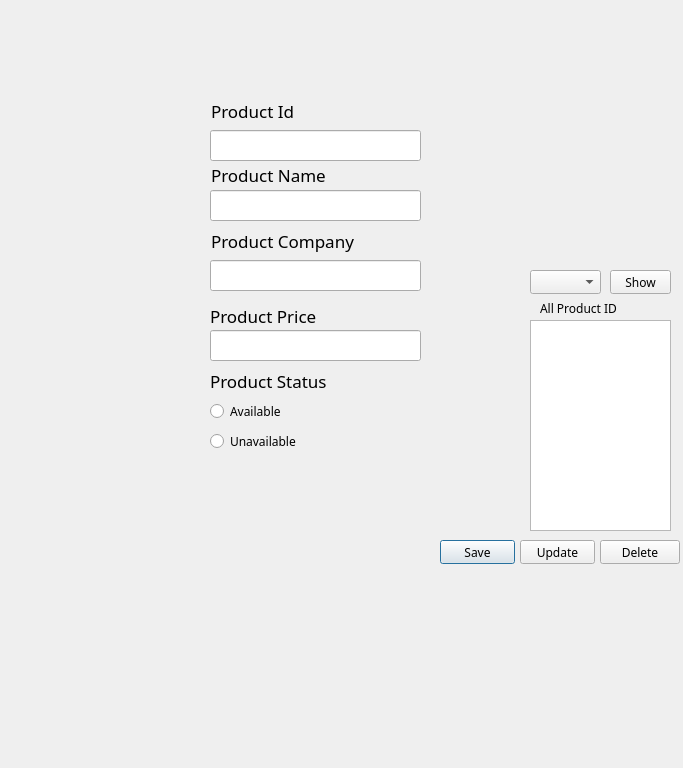
<?xml version="1.0" encoding="UTF-8"?>
<ui version="4.0">
 <class>addproduct</class>
 <widget class="QDialog" name="addproduct">
  <property name="geometry">
   <rect>
    <x>0</x>
    <y>0</y>
    <width>683</width>
    <height>768</height>
   </rect>
  </property>
  <property name="windowTitle">
   <string>Add Products</string>
  </property>
  <property name="windowIcon">
   <iconset>
    <normaloff>../pictures/minilogo_g9m_icon.ico</normaloff>../pictures/minilogo_g9m_icon.ico</iconset>
  </property>
  <widget class="QPushButton" name="pushButtonenter">
   <property name="geometry">
    <rect>
     <x>440</x>
     <y>540</y>
     <width>75</width>
     <height>24</height>
    </rect>
   </property>
   <property name="font">
    <font>
     <family>Audiowide</family>
    </font>
   </property>
   <property name="text">
    <string>Save</string>
   </property>
  </widget>
  <widget class="QPushButton" name="pushButtonupdate">
   <property name="geometry">
    <rect>
     <x>520</x>
     <y>540</y>
     <width>75</width>
     <height>24</height>
    </rect>
   </property>
   <property name="font">
    <font>
     <family>Audiowide</family>
    </font>
   </property>
   <property name="text">
    <string>Update</string>
   </property>
  </widget>
  <widget class="QPushButton" name="pushButtondelete">
   <property name="geometry">
    <rect>
     <x>600</x>
     <y>540</y>
     <width>80</width>
     <height>24</height>
    </rect>
   </property>
   <property name="font">
    <font>
     <family>Audiowide</family>
    </font>
   </property>
   <property name="text">
    <string>Delete</string>
   </property>
  </widget>
  <widget class="QListView" name="listView">
   <property name="geometry">
    <rect>
     <x>530</x>
     <y>320</y>
     <width>141</width>
     <height>211</height>
    </rect>
   </property>
   <property name="font">
    <font>
     <family>Audiowide</family>
    </font>
   </property>
  </widget>
  <widget class="QLabel" name="label_7">
   <property name="geometry">
    <rect>
     <x>540</x>
     <y>300</y>
     <width>111</width>
     <height>16</height>
    </rect>
   </property>
   <property name="font">
    <font>
     <family>Audiowide</family>
    </font>
   </property>
   <property name="text">
    <string>All Product ID</string>
   </property>
  </widget>
  <widget class="QRadioButton" name="available">
   <property name="geometry">
    <rect>
     <x>210</x>
     <y>400</y>
     <width>91</width>
     <height>22</height>
    </rect>
   </property>
   <property name="font">
    <font>
     <family>Audiowide</family>
    </font>
   </property>
   <property name="text">
    <string>Available</string>
   </property>
  </widget>
  <widget class="QRadioButton" name="unavailable">
   <property name="geometry">
    <rect>
     <x>210</x>
     <y>430</y>
     <width>101</width>
     <height>22</height>
    </rect>
   </property>
   <property name="font">
    <font>
     <family>Audiowide</family>
    </font>
   </property>
   <property name="text">
    <string>Unavailable</string>
   </property>
  </widget>
  <widget class="QComboBox" name="cbox">
   <property name="geometry">
    <rect>
     <x>530</x>
     <y>270</y>
     <width>71</width>
     <height>24</height>
    </rect>
   </property>
   <property name="font">
    <font>
     <family>Audiowide</family>
    </font>
   </property>
  </widget>
  <widget class="QPushButton" name="showbutton">
   <property name="geometry">
    <rect>
     <x>610</x>
     <y>270</y>
     <width>61</width>
     <height>24</height>
    </rect>
   </property>
   <property name="font">
    <font>
     <family>Audiowide</family>
    </font>
   </property>
   <property name="text">
    <string>Show</string>
   </property>
  </widget>
  <widget class="QLabel" name="label_8">
   <property name="geometry">
    <rect>
     <x>0</x>
     <y>0</y>
     <width>683</width>
     <height>768</height>
    </rect>
   </property>
   <property name="font">
    <font/>
   </property>
   <property name="text">
    <string/>
   </property>
   <property name="pixmap">
    <pixmap>../pictures/Untitled-1.jpg</pixmap>
   </property>
  </widget>
  <widget class="QLabel" name="id">
   <property name="geometry">
    <rect>
     <x>211</x>
     <y>100</y>
     <width>141</width>
     <height>21</height>
    </rect>
   </property>
   <property name="font">
    <font>
     <family>Audiowide</family>
     <pointsize>13</pointsize>
    </font>
   </property>
   <property name="text">
    <string>Product Id</string>
   </property>
  </widget>
  <widget class="QLabel" name="name">
   <property name="geometry">
    <rect>
     <x>211</x>
     <y>160</y>
     <width>143</width>
     <height>30</height>
    </rect>
   </property>
   <property name="font">
    <font>
     <family>Audiowide</family>
     <pointsize>13</pointsize>
    </font>
   </property>
   <property name="text">
    <string>Product Name</string>
   </property>
  </widget>
  <widget class="QLabel" name="company">
   <property name="geometry">
    <rect>
     <x>211</x>
     <y>220</y>
     <width>181</width>
     <height>42</height>
    </rect>
   </property>
   <property name="font">
    <font>
     <family>Audiowide</family>
     <pointsize>13</pointsize>
    </font>
   </property>
   <property name="text">
    <string>Product Company </string>
   </property>
  </widget>
  <widget class="QLabel" name="price">
   <property name="geometry">
    <rect>
     <x>210</x>
     <y>300</y>
     <width>141</width>
     <height>31</height>
    </rect>
   </property>
   <property name="font">
    <font>
     <family>Audiowide</family>
     <pointsize>13</pointsize>
    </font>
   </property>
   <property name="text">
    <string>Product Price</string>
   </property>
  </widget>
  <widget class="QLabel" name="status">
   <property name="geometry">
    <rect>
     <x>210</x>
     <y>370</y>
     <width>151</width>
     <height>21</height>
    </rect>
   </property>
   <property name="font">
    <font>
     <family>Audiowide</family>
     <pointsize>13</pointsize>
    </font>
   </property>
   <property name="text">
    <string>Product Status </string>
   </property>
  </widget>
  <widget class="QLineEdit" name="inputproductid">
   <property name="geometry">
    <rect>
     <x>210</x>
     <y>130</y>
     <width>211</width>
     <height>31</height>
    </rect>
   </property>
   <property name="font">
    <font>
     <family>Audiowide</family>
    </font>
   </property>
  </widget>
  <widget class="QLineEdit" name="inputpname">
   <property name="geometry">
    <rect>
     <x>210</x>
     <y>190</y>
     <width>211</width>
     <height>31</height>
    </rect>
   </property>
   <property name="font">
    <font>
     <family>Audiowide</family>
    </font>
   </property>
  </widget>
  <widget class="QLineEdit" name="inputpcompany">
   <property name="geometry">
    <rect>
     <x>210</x>
     <y>260</y>
     <width>211</width>
     <height>31</height>
    </rect>
   </property>
   <property name="font">
    <font>
     <family>Audiowide</family>
    </font>
   </property>
  </widget>
  <widget class="QLineEdit" name="inputpprice">
   <property name="geometry">
    <rect>
     <x>210</x>
     <y>330</y>
     <width>211</width>
     <height>31</height>
    </rect>
   </property>
   <property name="font">
    <font>
     <family>Audiowide</family>
    </font>
   </property>
  </widget>
  <zorder>label_8</zorder>
  <zorder>pushButtonenter</zorder>
  <zorder>pushButtonupdate</zorder>
  <zorder>pushButtondelete</zorder>
  <zorder>listView</zorder>
  <zorder>label_7</zorder>
  <zorder>available</zorder>
  <zorder>unavailable</zorder>
  <zorder>cbox</zorder>
  <zorder>showbutton</zorder>
  <zorder>id</zorder>
  <zorder>name</zorder>
  <zorder>company</zorder>
  <zorder>price</zorder>
  <zorder>status</zorder>
  <zorder>inputproductid</zorder>
  <zorder>inputpname</zorder>
  <zorder>inputpcompany</zorder>
  <zorder>inputpprice</zorder>
 </widget>
 <tabstops>
  <tabstop>inputproductid</tabstop>
  <tabstop>inputpname</tabstop>
  <tabstop>inputpcompany</tabstop>
  <tabstop>inputpprice</tabstop>
  <tabstop>available</tabstop>
  <tabstop>unavailable</tabstop>
  <tabstop>cbox</tabstop>
  <tabstop>showbutton</tabstop>
  <tabstop>listView</tabstop>
  <tabstop>pushButtonenter</tabstop>
  <tabstop>pushButtonupdate</tabstop>
  <tabstop>pushButtondelete</tabstop>
 </tabstops>
 <resources/>
 <connections/>
</ui>
